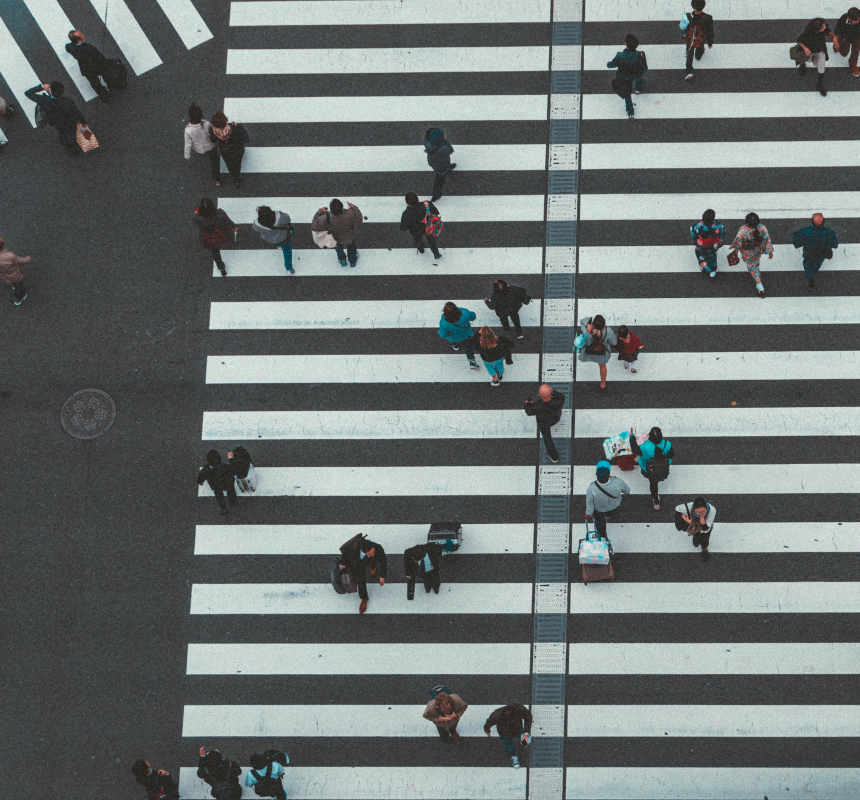
#> input picture Du_lieu/test.jpg, 4300 x 4000 px, found by its file name (shown at 1/5 size)
$ python doc_anh.py
#> lines starting #> are read from the running program, lines starting #| are printed output that depends on the picture
import cv2

def doc_anh(duong_dan_anh):
    """
    Đọc ảnh từ ổ cứng
    """
#> called with duong_dan_anh = 'du_lieu/test.jpg'
    anh = cv2.imread(duong_dan_anh)
#> anh is the input picture: shape (4000, 4300, 3); mean B, G, R 117.2, 117.2, 110.8

    if anh is None:
        raise ValueError(f"Lỗi: Không tìm thấy ảnh tại '{duong_dan_anh}'!")

    return anh


# ========================
# RESIZE GIỮ TỈ LỆ
# ========================
def resize_keep_ratio(img, width=800):
#> called with width = 800
    h, w = img.shape[:2]
#> h = 4000; w = 4300
    scale = width / w
#> scale = 0.186
    new_h = int(h * scale)
#> new_h = 744

    return cv2.resize(img, (width, new_h))
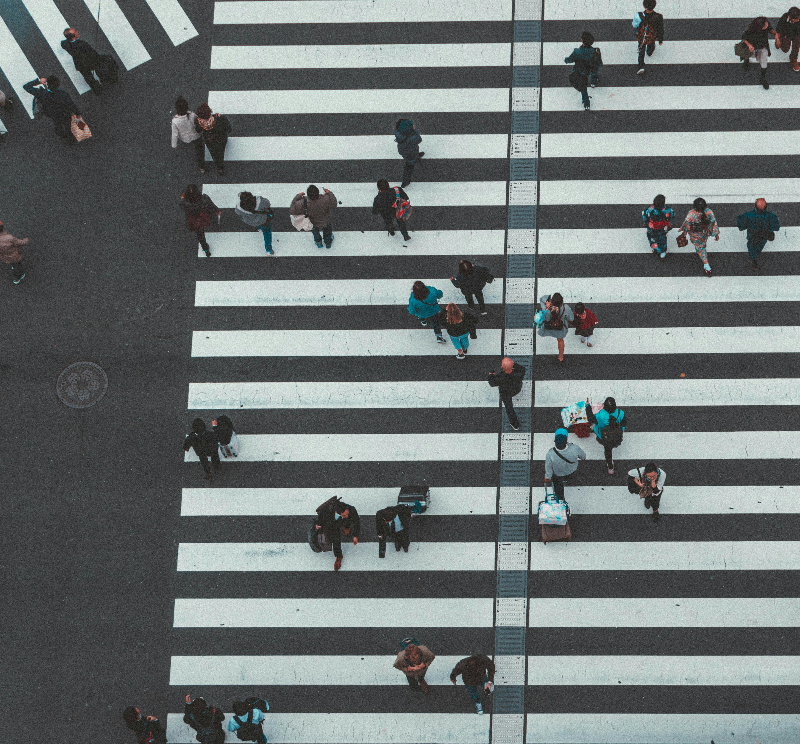
#> returned value: shape (744, 800, 3); mean of channels 0, 1, 2 117.1, 117.1, 110.7; drawn as B, G, R


# ========================
# CHUYỂN GRAY
# ========================
def to_gray(img):
    return cv2.cvtColor(img, cv2.COLOR_BGR2GRAY)


# ========================
# TEST
# ========================
if __name__ == "__main__":
    duong_dan = 'du_lieu/test.jpg'
    anh_test = doc_anh(duong_dan)

    print("Đọc ảnh thành công!")

    anh_preview = resize_keep_ratio(anh_test)

    cv2.imshow('Preview Anh', anh_preview)

    cv2.waitKey(0)
    cv2.destroyAllWindows()
